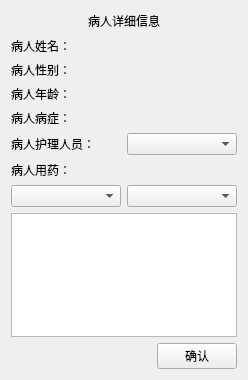
<?xml version="1.0" encoding="UTF-8"?>
<ui version="4.0">
 <class>PatientByDoctor</class>
 <widget class="QWidget" name="PatientByDoctor">
  <property name="geometry">
   <rect>
    <x>0</x>
    <y>0</y>
    <width>248</width>
    <height>380</height>
   </rect>
  </property>
  <property name="windowTitle">
   <string>病人信息</string>
  </property>
  <layout class="QVBoxLayout" name="verticalLayout">
   <item>
    <layout class="QHBoxLayout" name="horizontalLayout">
     <item>
      <spacer name="horizontalSpacer">
       <property name="orientation">
        <enum>Qt::Horizontal</enum>
       </property>
       <property name="sizeHint" stdset="0">
        <size>
         <width>40</width>
         <height>20</height>
        </size>
       </property>
      </spacer>
     </item>
     <item>
      <widget class="QLabel" name="label">
       <property name="text">
        <string>病人详细信息</string>
       </property>
       <property name="alignment">
        <set>Qt::AlignCenter</set>
       </property>
      </widget>
     </item>
     <item>
      <spacer name="horizontalSpacer_2">
       <property name="orientation">
        <enum>Qt::Horizontal</enum>
       </property>
       <property name="sizeHint" stdset="0">
        <size>
         <width>40</width>
         <height>20</height>
        </size>
       </property>
      </spacer>
     </item>
    </layout>
   </item>
   <item>
    <layout class="QHBoxLayout" name="horizontalLayout_2">
     <item>
      <widget class="QLabel" name="label_2">
       <property name="text">
        <string>病人姓名：</string>
       </property>
       <property name="alignment">
        <set>Qt::AlignLeading|Qt::AlignLeft|Qt::AlignVCenter</set>
       </property>
      </widget>
     </item>
     <item>
      <widget class="QLabel" name="patientName_LB">
       <property name="text">
        <string/>
       </property>
      </widget>
     </item>
    </layout>
   </item>
   <item>
    <layout class="QHBoxLayout" name="horizontalLayout_4">
     <item>
      <widget class="QLabel" name="label_3">
       <property name="text">
        <string>病人性别：</string>
       </property>
       <property name="alignment">
        <set>Qt::AlignLeading|Qt::AlignLeft|Qt::AlignVCenter</set>
       </property>
      </widget>
     </item>
     <item>
      <widget class="QLabel" name="patientSex_LB">
       <property name="text">
        <string/>
       </property>
      </widget>
     </item>
    </layout>
   </item>
   <item>
    <layout class="QHBoxLayout" name="horizontalLayout_5">
     <item>
      <widget class="QLabel" name="label_4">
       <property name="text">
        <string>病人年龄：</string>
       </property>
       <property name="alignment">
        <set>Qt::AlignLeading|Qt::AlignLeft|Qt::AlignVCenter</set>
       </property>
      </widget>
     </item>
     <item>
      <widget class="QLabel" name="patientAge_LB">
       <property name="text">
        <string/>
       </property>
      </widget>
     </item>
    </layout>
   </item>
   <item>
    <layout class="QHBoxLayout" name="horizontalLayout_6">
     <item>
      <widget class="QLabel" name="label_6">
       <property name="text">
        <string>病人病症：</string>
       </property>
       <property name="alignment">
        <set>Qt::AlignLeading|Qt::AlignLeft|Qt::AlignVCenter</set>
       </property>
      </widget>
     </item>
     <item>
      <widget class="QLabel" name="patientIllness_LB">
       <property name="text">
        <string/>
       </property>
      </widget>
     </item>
    </layout>
   </item>
   <item>
    <layout class="QHBoxLayout" name="horizontalLayout_7">
     <item>
      <widget class="QLabel" name="label_5">
       <property name="text">
        <string>病人护理人员：</string>
       </property>
       <property name="alignment">
        <set>Qt::AlignLeading|Qt::AlignLeft|Qt::AlignVCenter</set>
       </property>
      </widget>
     </item>
     <item>
      <widget class="QComboBox" name="nurseName_CB"/>
     </item>
    </layout>
   </item>
   <item>
    <layout class="QHBoxLayout" name="horizontalLayout_8">
     <item>
      <widget class="QLabel" name="label_7">
       <property name="text">
        <string>病人用药：</string>
       </property>
       <property name="alignment">
        <set>Qt::AlignLeading|Qt::AlignLeft|Qt::AlignVCenter</set>
       </property>
      </widget>
     </item>
     <item>
      <widget class="QLabel" name="patientMedicine_LB">
       <property name="text">
        <string/>
       </property>
      </widget>
     </item>
    </layout>
   </item>
   <item>
    <layout class="QHBoxLayout" name="horizontalLayout_3">
     <item>
      <widget class="QComboBox" name="firstLevel_CB"/>
     </item>
     <item>
      <widget class="QComboBox" name="secondLevel_CB"/>
     </item>
    </layout>
   </item>
   <item>
    <widget class="QTableView" name="medicine_View"/>
   </item>
   <item>
    <layout class="QHBoxLayout" name="horizontalLayout_9">
     <item>
      <spacer name="horizontalSpacer_3">
       <property name="orientation">
        <enum>Qt::Horizontal</enum>
       </property>
       <property name="sizeHint" stdset="0">
        <size>
         <width>40</width>
         <height>20</height>
        </size>
       </property>
      </spacer>
     </item>
     <item>
      <widget class="QPushButton" name="confirm_BT">
       <property name="text">
        <string>确认</string>
       </property>
      </widget>
     </item>
    </layout>
   </item>
  </layout>
 </widget>
 <resources/>
 <connections/>
</ui>
